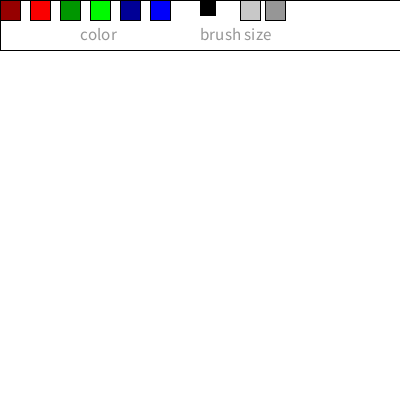
Frame 1 (no input)
Frame 60 (the mouse pressed at the canvas centre just before this capture): identical to frame 1, image omitted
Frame 120 (the mouse held since frame 60 and released just before this capture): identical to frame 1, image omitted

The Processing sketch that drew this single still picture (run headless with seeded random() and noise(); from frame 60 on, the mouse is pressed at the canvas centre):

// Processing sketch: Microsoft_Paint_Clone
// ── Microsoft_Paint_Clone.pde
//Jacob Cantanho -- Microsoft Paint Clone

//integers for changing color buttons
int red = 0;
int green = 0;
int blue = 0;
int length = 15;
int height = 15;

//setup window, create shapes and their colors, and set stroke settings.
void setup() {
  size(400, 400);
  background(255);
  //back rect
  rect(0, 0, 400, 50);
  //rect 1 darker red
  fill(150, 0, 0);
  rect(0, 0, 20, 20);
  //rect 2 lighter red
  fill(250, 0, 0);
  rect(30, 0, 20, 20);
  //rect 3 darker green
  fill(0, 150, 0);
  rect(60, 0, 20, 20);
  //rect 4 lighter green
  fill(0, 250, 0);
  rect(90, 0, 20, 20);
  //rect 5 darker blue
  fill(0, 0, 150);
  rect(120, 0, 20, 20);
  //rect 6 lighter blue
  fill(0, 0, 250);
  rect(150, 0, 20, 20);
  //rect 8 decreases brush size
  fill(200);
  rect(240, 0, 20, 20);
  //rect 9 increases brush size
  fill(150);
  //sets text, text sizes, and text locations
  textSize(17);
  rect(265, 0, 20, 20);
  text("color", 80, 40);
  text("brush size", 200, 40);
}

// Empty draw() keeps the program running
void draw() {
  //rect 7 returns current color
  fill(red, green, blue);
  rect(200, 0, 15, 15);
}
//If mouse dragged, then ellipse is drawn as the mouse moves
void mouseDragged() {
  fill(red, green, blue);
  ellipse(mouseX, mouseY, length, height);
}
//If a specified parameter is clicked, add or subtract from the RGB values preset initially.
void mousePressed() {
  //darker red, 
  if (mousePressed && mouseX < 20 && mouseY < 20) {
    red = red - 25;
  }
  //lighter red
  if (mousePressed && mouseX > 30 && mouseX < 50 && mouseY < 20) {
    red = red + 25;
  }
  //darker green
  if (mousePressed && mouseX > 60 && mouseX < 80 && mouseY < 20) {
    green = green - 25;
  }
  //lighter green
  if (mousePressed && mouseX > 90 && mouseX < 110 && mouseY < 20) {
    green = green + 25;
  }
  //darker blue
  if (mousePressed && mouseX > 120 && mouseX < 140 && mouseY < 20) {
    blue = blue +25;
  }
  //lighter blue
  if (mousePressed && mouseX > 150 && mouseX < 170 && mouseY < 20) {
    blue = blue + 25;
  }
  //smaller brush
  if (mousePressed && mouseX > 240 && mouseX < 260 && mouseY < 20) {
    length = length - 2;
    height = height -2;
  }
  if (mousePressed && mouseX > 265 && mouseX < 285 && mouseY < 20) {
    length = length + 2;
    height = height + 2;
  }
}
